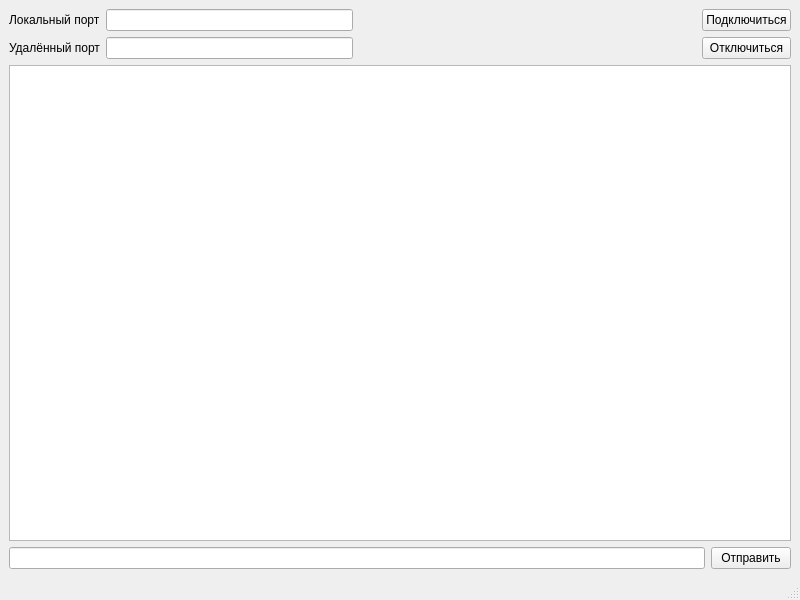
<?xml version="1.0" encoding="UTF-8"?>
<ui version="4.0">
 <class>MainWindow</class>
 <widget class="QMainWindow" name="MainWindow">
  <property name="geometry">
   <rect>
    <x>0</x>
    <y>0</y>
    <width>800</width>
    <height>600</height>
   </rect>
  </property>
  <property name="windowTitle">
   <string>UDP-Chat</string>
  </property>
  <widget class="QWidget" name="centralwidget">
   <property name="sizePolicy">
    <sizepolicy hsizetype="Preferred" vsizetype="Preferred">
     <horstretch>0</horstretch>
     <verstretch>0</verstretch>
    </sizepolicy>
   </property>
   <layout class="QVBoxLayout" name="verticalLayout_2">
    <item>
     <layout class="QHBoxLayout" name="horizontalLayout_2">
      <item>
       <layout class="QFormLayout" name="formLayout">
        <item row="0" column="0">
         <widget class="QLabel" name="label">
          <property name="text">
           <string>Локальный порт</string>
          </property>
         </widget>
        </item>
        <item row="1" column="0">
         <widget class="QLabel" name="label_2">
          <property name="text">
           <string>Удалённый порт</string>
          </property>
         </widget>
        </item>
        <item row="0" column="1">
         <widget class="QLineEdit" name="localPortEdit"/>
        </item>
        <item row="1" column="1">
         <widget class="QLineEdit" name="remotePortEdit"/>
        </item>
       </layout>
      </item>
      <item>
       <spacer name="horizontalSpacer">
        <property name="orientation">
         <enum>Qt::Horizontal</enum>
        </property>
        <property name="sizeHint" stdset="0">
         <size>
          <width>40</width>
          <height>20</height>
         </size>
        </property>
       </spacer>
      </item>
      <item>
       <layout class="QVBoxLayout" name="verticalLayout">
        <item>
         <widget class="QPushButton" name="connectButton">
          <property name="text">
           <string>Подключиться</string>
          </property>
         </widget>
        </item>
        <item>
         <widget class="QPushButton" name="disconnectButton">
          <property name="text">
           <string>Отключиться</string>
          </property>
         </widget>
        </item>
       </layout>
      </item>
     </layout>
    </item>
    <item>
     <widget class="QTextEdit" name="messageHistory">
      <property name="sizePolicy">
       <sizepolicy hsizetype="Expanding" vsizetype="Expanding">
        <horstretch>0</horstretch>
        <verstretch>0</verstretch>
       </sizepolicy>
      </property>
      <property name="readOnly">
       <bool>true</bool>
      </property>
     </widget>
    </item>
    <item>
     <layout class="QHBoxLayout" name="horizontalLayout">
      <item>
       <widget class="QLineEdit" name="messageEdit"/>
      </item>
      <item>
       <widget class="QPushButton" name="sendButton">
        <property name="text">
         <string>Отправить</string>
        </property>
       </widget>
      </item>
     </layout>
    </item>
   </layout>
  </widget>
  <widget class="QMenuBar" name="menubar">
   <property name="geometry">
    <rect>
     <x>0</x>
     <y>0</y>
     <width>800</width>
     <height>21</height>
    </rect>
   </property>
  </widget>
  <widget class="QStatusBar" name="statusbar"/>
 </widget>
 <resources/>
 <connections/>
</ui>
